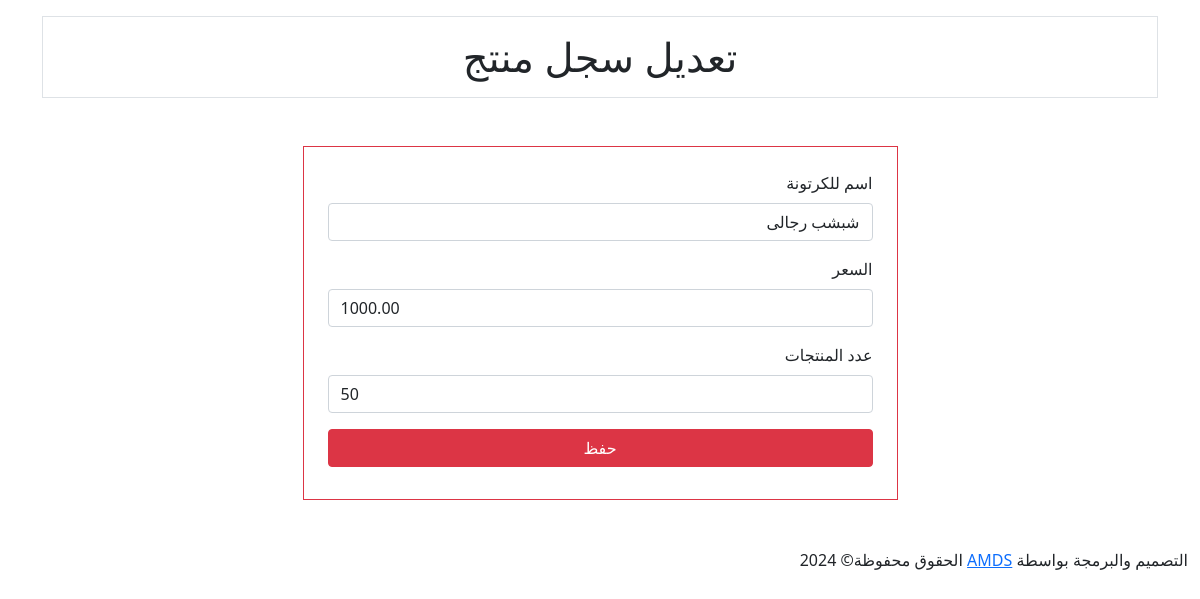
Before: /stock/1/update/ with the older database file.
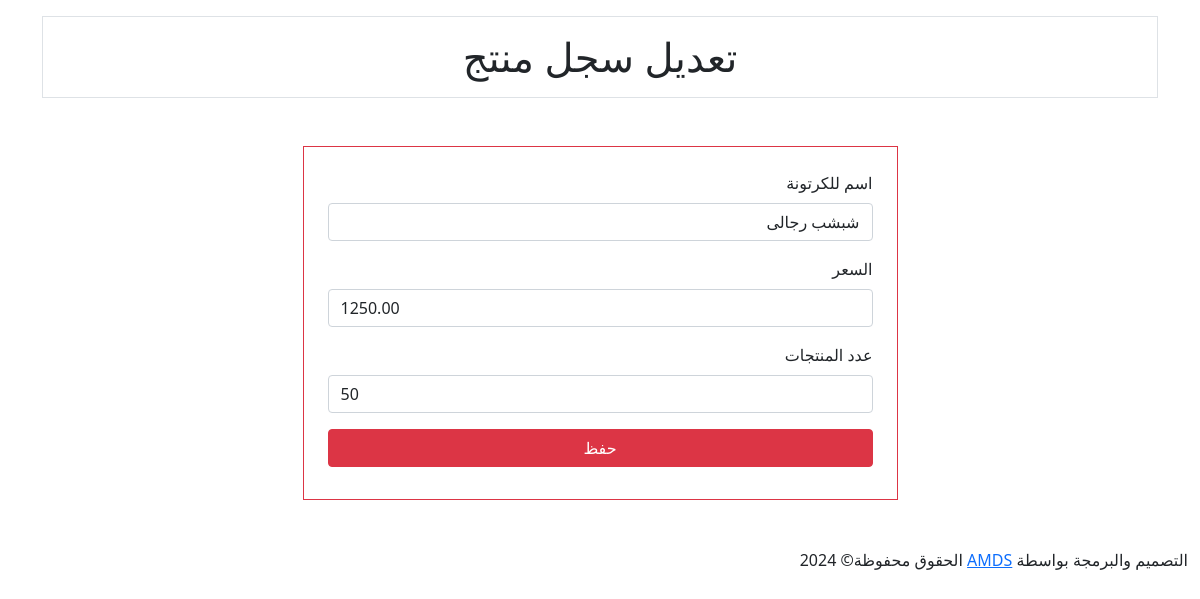
After: the same page with the newer database file.
### stock/models.py (models this page shows, shortened)
class Box(models.Model):
    name    = models.CharField(max_length=50, null=True, blank=True, verbose_name="اسم للكرتونة")
    price   = models.DecimalField(max_digits=9, decimal_places=2, null=True, blank=True,verbose_name="السعر")
    amount  = models.PositiveIntegerField( null=True, blank=True,verbose_name="عدد المنتجات")
    barcode = models.CharField(max_length=100, unique=True, null=True, blank=True, verbose_name="الباركود")

### stock/views.py (the view)
# urls.py: path('<int:pk>/update/', StockUpdateView.as_view(), name='Stock_update'),
class StockUpdateView(UpdateView):
    model = Box
    template_name   = 'stock/Stock_form.html'
    form_class      = BoxForm
    success_url     = reverse_lazy('stock:list')

### stock/forms.py (shortened to what this page needs)
class BoxForm(forms.ModelForm):
    class Meta:
        model = Box
        fields = ['name', 'price', 'amount']  # Exclude 'barcode' field as it's generated automatically

### stock/templates/stock/Stock_form.html (shortened to what this page needs)
{% extends "stock/main.html" %}
{% load crispy_forms_tags %}
{% block content %}
<div class="container">
    <h1 class="h1 border p-3 mb-5 mt-3 text-center">{% if form.instance.pk %}تعديل{% else %} انشاء {% endif %} سجل منتج  {{cloth.name}}</h1>
    <div class="row m-5">
        <div class="col-7 m-auto border border-danger p-4">
            <form method="post">
                    {{ form | crispy}}
                <button type="submit" class="btn btn-danger text-white d-block w-100 h3 mt-3">حفظ</button>
            </form>
        </div>
    </div>
</div>
{% endblock %}

Changed rows visible on the page:
changed Box "شبشب رجالى": price "1000.00" → "1250.00"
